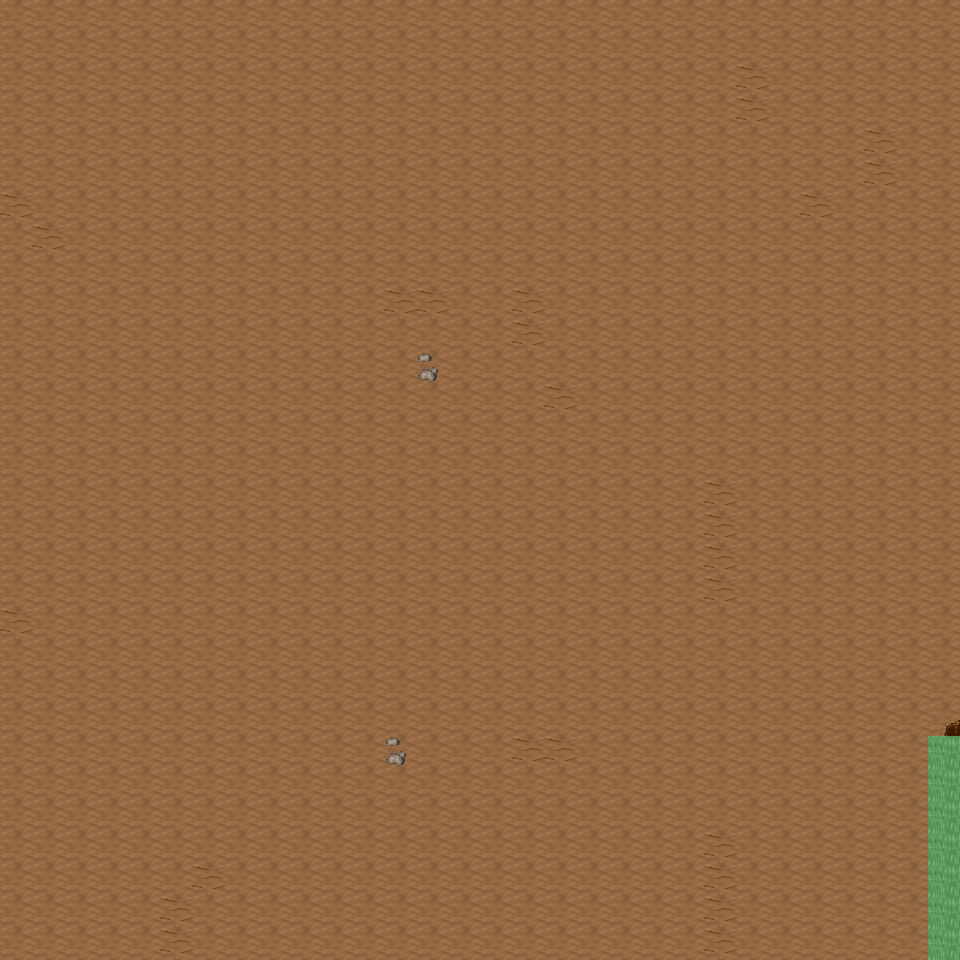

This game map was drawn from its Tiled (.tmx) file and the tilesets committed beside it. A one-line description and the trimmed map source follow:
An orthogonal 30x30 tile map with 32x32 px tiles, 6 tile layers (Ground, Object, Object2, Above, ...), 16 tilesets and 3 objects (3x mapExit).

<map version="1.0" orientation="orthogonal" renderorder="right-down" width="30" height="30" tilewidth="32" tileheight="32" nextobjectid="4">
  <tileset firstgid="1" name="tileset_ground_ground" tilewidth="32" tileheight="32" tilecount="33" columns="3">
    <image source="../drawable/tileset_ground_ground.png" width="96" height="352" />
  </tileset>
  <tileset firstgid="34" name="tileset_ground_ridge_earth_dark" tilewidth="32" tileheight="32" tilecount="96" columns="12">
    <image source="../drawable/tileset_ground_ridge_earth_dark.png" width="384" height="256" />
  </tileset>
  <tileset firstgid="130" name="tileset_ground_earth_edges" tilewidth="32" tileheight="32" tilecount="18" columns="6">
    <image source="../drawable/tileset_ground_earth_edges.png" width="192" height="96" />
  </tileset>
  <tileset firstgid="148" name="tileset_ground_rock_pebbles" tilewidth="32" tileheight="32" tilecount="3" columns="1">
    <image source="../drawable/tileset_ground_rock_pebbles.png" width="32" height="96" />
  </tileset>
  <tileset firstgid="151" name="tileset_plant_grasses" tilewidth="32" tileheight="32" tilecount="6" columns="3">
    <image source="../drawable/tileset_plant_grasses.png" width="96" height="64" />
  </tileset>
  <tileset firstgid="157" name="tileset_plant_flower_daisy_white" tilewidth="32" tileheight="32" tilecount="8" columns="2">
    <image source="../drawable/tileset_plant_flower_daisy_white.png" width="64" height="128" />
  </tileset>
  <tileset firstgid="165" name="tileset_plant_flower_daisy_blue" tilewidth="32" tileheight="32" tilecount="8" columns="2">
    <image source="../drawable/tileset_plant_flower_daisy_blue.png" width="64" height="128" />
  </tileset>
  <tileset firstgid="173" name="tileset_plant_flower_daisy_red" tilewidth="32" tileheight="32" tilecount="8" columns="2">
    <image source="../drawable/tileset_plant_flower_daisy_red.png" width="64" height="128" />
  </tileset>
  <tileset firstgid="181" name="tileset_plant_flower_daisy_yellow" tilewidth="32" tileheight="32" tilecount="8" columns="2">
    <image source="../drawable/tileset_plant_flower_daisy_yellow.png" width="64" height="128" />
  </tileset>
  <tileset firstgid="189" name="tileset_plant_tree_tree_green" tilewidth="32" tileheight="32" tilecount="80" columns="8">
    <image source="../drawable/tileset_plant_tree_tree_green.png" width="256" height="352" />
  </tileset>
  <tileset firstgid="269" name="tileset_logic_portal" tilewidth="32" tileheight="32" tilecount="24" columns="8">
    <image source="../drawable/tileset_logic_portal.png" width="256" height="96" />
  </tileset>
  <tileset firstgid="293" name="tileset_logic_collision" tilewidth="32" tileheight="32" tilecount="1" columns="1">
    <image source="../drawable/tileset_logic_collision.png" width="32" height="32" />
  </tileset>
  <tileset firstgid="294" name="tileset_furniture_chair_bench_wooden" tilewidth="32" tileheight="32" tilecount="8" columns="2">
    <image source="../drawable/tileset_furniture_chair_bench_wooden.png" width="64" height="128" />
  </tileset>
  <tileset firstgid="302" name="tileset_plant_stump_int_small_stump_2" tilewidth="32" tileheight="32" tilecount="1" columns="1">
    <image source="../drawable/tileset_plant_stump_int_small_stump_2.png" width="32" height="32" />
  </tileset>
  <tileset firstgid="303" name="tileset_object_well_hoist" tilewidth="32" tileheight="32" tilecount="9" columns="3">
    <image source="../drawable/tileset_object_well_hoist.png" width="96" height="96" />
  </tileset>
  <tileset firstgid="312" name="tileset_logic_creature_mutant" tilewidth="32" tileheight="32" tilecount="7" columns="7">
    <image source="../drawable/tileset_logic_creature_mutant.png" width="224" height="32" />
  </tileset>
  <layer name="Ground" width="30" height="30">
    <data>[900 cells, 900 non-empty, 1 distinct tile ids]</data>
  </layer>
  <layer name="Object" width="30" height="30">
    <data>[900 cells, 36 non-empty, 4 distinct tile ids]</data>
  </layer>
  <layer name="Object2" width="30" height="30">
    <data>[900 cells, 0 non-empty, 0 distinct tile ids]</data>
  </layer>
  <layer name="Above" width="30" height="30">
    <data>[900 cells, 0 non-empty, 0 distinct tile ids]</data>
  </layer>
  <layer name="Above2" width="30" height="30">
    <data>[900 cells, 0 non-empty, 0 distinct tile ids]</data>
  </layer>
  <layer name="Walkable" width="30" height="30">
    <data>[900 cells, 7 non-empty, 1 distinct tile ids]</data>
  </layer>
  <objectgroup name="MapEvents">
    <object id="1" name="south" type="mapExit" x="0" y="928" width="928" height="32">
      <properties>
        <property name="map" value="level_0_x86_y43" />
        <property name="x" value="0" />
        <property name="y" value="1" />
      </properties>
    </object>
    <object id="2" name="west" type="mapExit" x="0" y="0" width="32" height="960">
      <properties>
        <property name="map" value="level_0_x85_y42" />
        <property name="x" value="28" />
        <property name="y" value="0" />
      </properties>
    </object>
    <object id="3" name="east" type="mapExit" x="928" y="0" width="32" height="736">
      <properties>
        <property name="map" value="level_0_x87_y42" />
        <property name="x" value="1" />
        <property name="y" value="0" />
      </properties>
    </object>
  </objectgroup>
</map>
